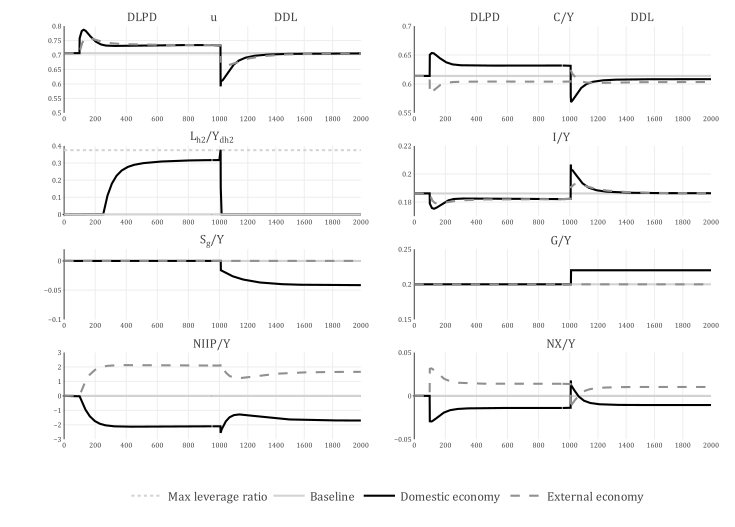

Reproduce this figure in R.
library(plotly)

# Load the data
load(here::here("R/simulated_series_for_plots_follow_up_paper"))

t <- list(family = "cambria")

# Annotations for subplots
u <- list(
  text = "DLPD                 u                  DDL",
  font = list(size = 12),
  xref = "paper",
  yref = "paper",
  yanchor = "bottom",
  xanchor = "center",
  align = "center",
  x = 0.5,
  y = 1,
  showarrow = FALSE)

C_Y <- list(
  text = "DLPD                 C/Y                  DDL",
  font = list(size = 12),
  xref = "paper",
  yref = "paper",
  yanchor = "bottom",
  xanchor = "center",
  align = "center",
  x = 0.5,
  y = 1,
  showarrow = FALSE)

I_Y <- list(
  text = "I/Y",
  font = list(size = 12),
  xref = "paper",
  yref = "paper",
  yanchor = "bottom",
  xanchor = "center",
  align = "center",
  x = 0.5,
  y = 1,
  showarrow = FALSE)

G_Y <- list(
  text = "G/Y",
  font = list(size = 12),
  xref = "paper",
  yref = "paper",
  yanchor = "bottom",
  xanchor = "center",
  align = "center",
  x = 0.5,
  y = 1,
  showarrow = FALSE)

NX_Y <- list(
  text = "NX/Y",
  font = list(size = 12),
  xref = "paper",
  yref = "paper",
  yanchor = "bottom",
  xanchor = "center",
  align = "center",
  x = 0.5,
  y = 1,
  showarrow = FALSE)

S_g_Y <- list(
  text = "S<sub>g</sub>/Y",
  font = list(size = 12),
  xref = "paper",
  yref = "paper",
  yanchor = "bottom",
  xanchor = "center",
  align = "center",
  x = 0.5,
  y = 1,
  showarrow = FALSE)

L_Yh2 <- list(
  text = "L<sub>h2</sub>/Y<sub>dh2</sub>",
  font = list(size = 12),
  xref = "paper",
  yref = "paper",
  yanchor = "bottom",
  xanchor = "center",
  align = "center",
  x = 0.5,
  y = 1,
  showarrow = FALSE)

NIIP_Y <- list(
  text = "NIIP/Y",
  font = list(size = 12),
  xref = "paper",
  yref = "paper",
  yanchor = "bottom",
  xanchor = "center",
  align = "center",
  x = 0.5,
  y = 1,
  showarrow = FALSE)

# Utilization rate
p_u_before <- plot_ly() %>% 
  add_trace(x = 0:(nrow(d4)-3),
            y = tail(d1$u, 1),
            type = "scatter",
            mode = "lines",
            name = "u<sub>baseline</sub>",
            line = list(color = "lightgrey")) %>% 
  add_trace(x = 1:950,#0:(nrow(d4)-1),
            y = d4$u[1:950],
            type = "scatter",
            mode = "lines",
            line = list(color = "black"),
            name = "u") %>% 
  add_trace(x = 1:950,#0:(nrow(d4)-1),
            y = d4$ux[1:950],
            type = "scatter",
            mode = "lines",
            line = list(color = "rgb(144,144,144)",
                        dash = "dash"),
            name = "u<sub>x</sub>") %>%
  layout(xaxis = list(range = c(-10, 950),
                      tickfont = list(size = 7)),
         yaxis = list(range = c(0.5, 0.8),
                      tickfont = list(size = 7),
                      dtick = 0.05),
         showlegend = TRUE,
         hovermode = "compare")

p_u_after <- plot_ly() %>% 
  add_trace(x = 0:(nrow(d4)-3),
            y = tail(d1$u, 1),
            type = "scatter",
            mode = "lines",
            name = "u<sub>baseline</sub>",
            line = list(color = "lightgrey")) %>% 
  add_trace(x = 950:2000,#0:(nrow(d4)-1),
            y = d4$u[950:2000],
            type = "scatter",
            mode = "lines",
            line = list(color = "black"),
            name = "u") %>% 
  add_trace(x = 950:2000,#0:(nrow(d4)-1),
            y = d4$ux[950:2000],
            type = "scatter",
            mode = "lines",
            line = list(color = "rgb(144,144,144)",
                        dash = "dash"),
            name = "u<sub>x</sub>") %>%
  layout(xaxis = list(range = c(945, 2000),
                      dtick = 200,
                      tickfont = list(size = 7)),
         yaxis = list(range = c(0.5, 0.8),
                      tickfont = list(size = 7),
                      showticklabels = FALSE,
                      dtick = 0.05),
         showlegend = TRUE,
         hovermode = "compare")

sub_plots_p_u <- subplot(style(p_u_before, showlegend = FALSE),
                         p_u_after,
                         nrows = 1, margin = 0.00, titleY = T, titleX = T) %>% 
  layout(annotations = u,
         font = t)

# Consumption share
p_C_before <- plot_ly() %>% 
  add_trace(x = 0:(nrow(d4)-3),
            y = tail(d1$C_Y, 1),
            type = "scatter",
            mode = "lines",
            name = "Baseline",
            line = list(color = "lightgrey")) %>% 
  add_trace(x = 1:950,#0:(nrow(d4)-1),
            y = d4$C_Y[1:950],
            type = "scatter",
            mode = "lines",
            line = list(color = "black"),
            name = "C/Y") %>% 
  add_trace(x = 1:950,#0:(nrow(d4)-1),
            y = d4$C_Yx[1:950],
            type = "scatter",
            mode = "lines",
            line = list(color = "rgb(144,144,144)",
                        dash = "dash"),
            name = "C/Y<sub>x</sub>") %>%
  layout(xaxis = list(range = c(-10, 950),
                      tickfont = list(size = 7)),
         yaxis = list(range = c(0.55, 0.7),
                      tickfont = list(size = 7)),
         showlegend = TRUE,
         hovermode = "compare")

p_C_after <- plot_ly() %>% 
  add_trace(x = 0:(nrow(d4)-3),
            y = tail(d1$C_Y, 1),
            type = "scatter",
            mode = "lines",
            name = "Baseline",
            line = list(color = "lightgrey")) %>% 
  add_trace(x = 950:2000,#0:(nrow(d4)-1),
            y = d4$C_Y[950:2000],
            type = "scatter",
            mode = "lines",
            line = list(color = "black"),
            name = "C/Y") %>% 
  add_trace(x = 950:2000,#0:(nrow(d4)-1),
            y = d4$C_Yx[950:2000],
            type = "scatter",
            mode = "lines",
            line = list(color = "rgb(144,144,144)",
                        dash = "dash"),
            name = "C/Y<sub>x</sub>") %>%
  layout(xaxis = list(range = c(945, 2000),
                      dtick = 200,
                      tickfont = list(size = 7)),
         yaxis = list(range = c(0.55, 0.7),
                      showticklabels = FALSE,
                      tickfont = list(size = 7)),
         showlegend = TRUE,
         hovermode = "compare")

sub_plots_p_C <- subplot(style(p_C_before, showlegend = FALSE),
                         p_C_after,
                         nrows = 1, margin = 0.00, titleY = T, titleX = T) %>% 
  layout(annotations = C_Y)

# Investment share
p_I_before <- plot_ly() %>%
  add_trace(x = 0:(nrow(d4)-3),
            y = tail(d1$I_Y, 1),
            type = "scatter",
            mode = "lines",
            name = "I/Y<sub>baseline</sub>",
            line = list(color = "lightgrey")) %>% 
  add_trace(x = 1:950,#0:(nrow(d4)-1),
            y = d4$I_Y[1:950],
            type = "scatter",
            mode = "lines",
            line = list(color = "black"),
            name = "I/Y") %>% 
  add_trace(x = 1:950,#0:(nrow(d4)-1),
            y = d4$I_Yx[1:950],
            type = "scatter",
            mode = "lines",
            line = list(color = "rgb(144,144,144)",
                        dash = "dash"),
            name = "I/Y<sub>x</sub>") %>%
  layout(xaxis = list(range = c(-10, 950),
                      tickfont = list(size = 7)),
         yaxis = list(range = c(0.17, 0.22),
                      tickfont = list(size = 7)),
         showlegend = TRUE,
         hovermode = "compare")

# Investment share
p_I_after <- plot_ly() %>%
  add_trace(x = 0:(nrow(d4)-3),
            y = tail(d1$I_Y, 1),
            type = "scatter",
            mode = "lines",
            name = "I/Y<sub>baseline</sub>",
            line = list(color = "lightgrey")) %>% 
  add_trace(x = 950:2000,#0:(nrow(d4)-1),
            y = d4$I_Y[950:2000],
            type = "scatter",
            mode = "lines",
            line = list(color = "black"),
            name = "I/Y") %>% 
  add_trace(x = 950:2000,#0:(nrow(d4)-1),
            y = d4$I_Yx[950:2000],
            type = "scatter",
            mode = "lines",
            line = list(color = "rgb(144,144,144)",
                        dash = "dash"),
            name = "I/Y<sub>x</sub>") %>%
  layout(xaxis = list(range = c(945, 2000),
                      dtick = 200,
                      tickfont = list(size = 7)),
         yaxis = list(range = c(0.17, 0.22),
                      showticklabels = FALSE,
                      tickfont = list(size = 7)),
         showlegend = TRUE,
         hovermode = "compare")

sub_plots_p_I <- subplot(style(p_I_before, showlegend = FALSE),
                         p_I_after,
                         nrows = 1, margin = 0.00, titleY = T, titleX = T) %>% 
  layout(annotations = I_Y)

# Government share
p_G_before <- plot_ly() %>% 
  add_trace(x = 1:950,
            y = 0.2,
            type = "scatter",
            mode = "lines",
            name = "G/Y<sub>baseline</sub>",
            line = list(color = "lightgrey")) %>% 
  add_trace(x = 1:950,#0:(nrow(d4)-1),
            y = round(d4$G_Y[1:950], digits = 2),
            type = "scatter",
            mode = "lines",
            line = list(color = "black"),
            name = "G/Y") %>% 
  add_trace(x = 1:950,#0:(nrow(d4)-1),
            y = round(d4$G_Yx[1:950], digits = 2),
            type = "scatter",
            mode = "lines",
            line = list(color = "rgb(144,144,144)",
                        dash = "dash"),
            name = "G/Y<sub>x</sub>") %>%
  layout(xaxis = list(range = c(-10, 950),
                      tickfont = list(size = 7)),
         yaxis = list(range = c(0.15, 0.25), 
                      tickfont = list(size = 7)),
         showlegend = TRUE,
         hovermode = "compare")

p_G_after <- plot_ly() %>% 
  add_trace(x = 950:2000,
            y = 0.2,
            type = "scatter",
            mode = "lines",
            name = "G/Y<sub>baseline</sub>",
            line = list(color = "lightgrey")) %>% 
  add_trace(x = 950:2000,#0:(nrow(d4)-1),
            y = round(d4$G_Y[950:2000], digits = 2),
            type = "scatter",
            mode = "lines",
            line = list(color = "black"),
            name = "G/Y") %>% 
  add_trace(x = 950:2000,#0:(nrow(d4)-1),
            y = round(d4$G_Yx[950:2000], digits = 2),
            type = "scatter",
            mode = "lines",
            line = list(color = "rgb(144,144,144)",
                        dash = "dash"),
            name = "G/Y<sub>x</sub>") %>%
  layout(xaxis = list(range = c(945, 2000),
                      dtick = 200,
                      tickfont = list(size = 7)),
         yaxis = list(range = c(0.15, 0.25),
                      showticklabels = FALSE,
                      tickfont = list(size = 7)),
         showlegend = TRUE,
         hovermode = "compare")

sub_plots_p_G <- subplot(style(p_G_before, showlegend = FALSE),
                         p_G_after,
                         nrows = 1, margin = 0.00, titleY = T, titleX = T) %>% 
  layout(annotations = G_Y)

# Net export share
p_NX_before <- plot_ly() %>% 
  add_trace(x = 0:(nrow(d4)-3),
            y = tail(d1$NX_Y, 1),
            type = "scatter",
            mode = "lines",
            name = "Baseline",
            line = list(color = "lightgrey")) %>% 
  add_trace(x = 1:950,#0:(nrow(d4)-1),
            y = d4$NX_Y[1:950],
            type = "scatter",
            mode = "lines",
            line = list(color = "black"),
            name = "Domestic economy") %>% # NX/Y 
  add_trace(x = 1:950,#0:(nrow(d4)-1),
            y = d4$NX_Yx[1:950],
            type = "scatter",
            mode = "lines",
            line = list(color = "rgb(144,144,144)",
                        dash = "dash"),
            name = "External economy") %>% # NX/Y<sub>x</sub>
  layout(xaxis = list(range = c(-10, 950),
                      tickfont = list(size = 7)),
         yaxis = list(range = c(-0.05, 0.05),
                      tickfont = list(size = 7),
                      dtick = 0.05),
         showlegend = TRUE,
         hovermode = "compare")

p_NX_after <- plot_ly() %>% 
  add_trace(x = 0:(nrow(d4)-3),
            y = tail(d1$NX_Y, 1),
            type = "scatter",
            mode = "lines",
            name = "Baseline",
            line = list(color = "lightgrey")) %>% 
  add_trace(x = 950:2000,#0:(nrow(d4)-1),
            y = d4$NX_Y[950:2000],
            type = "scatter",
            mode = "lines",
            line = list(color = "black"),
            name = "Domestic economy") %>% # NX/Y 
  add_trace(x = 950:2000,#0:(nrow(d4)-1),
            y = d4$NX_Yx[950:2000],
            type = "scatter",
            mode = "lines",
            line = list(color = "rgb(144,144,144)",
                        dash = "dash"),
            name = "External economy") %>% # NX/Y<sub>x</sub>
  layout(xaxis = list(range = c(945, 2000),
                      dtick = 200,
                      tickfont = list(size = 7)),
         yaxis = list(range = c(-0.05, 0.05),
                      showticklabels = FALSE,
                      tickfont = list(size = 7),
                      dtick = 0.05),
         showlegend = TRUE,
         hovermode = "compare")

sub_plots_p_NX <- subplot(style(p_NX_before, showlegend = FALSE),
                          p_NX_after,
                          nrows = 1, margin = 0.00, titleY = T, titleX = T) %>% 
  layout(annotations = NX_Y)

# NIIP share
p_NIIP_before <- plot_ly() %>% 
  add_trace(x = 0:(nrow(d4)-3),
            y = 0,
            type = "scatter",
            mode = "lines",
            name = "Baseline",
            line = list(color = "lightgrey")) %>% 
  add_trace(x = 1:950,#0:(nrow(d4)-1),
            y = d4$NIIP_Y[1:950],
            type = "scatter",
            mode = "lines",
            line = list(color = "black"),
            name = "Domestic economy") %>% 
  add_trace(x = 1:950,#0:(nrow(d4)-1),
            y = d4$NIIP_Yx[1:950],
            type = "scatter",
            mode = "lines",
            line = list(color = "rgb(144,144,144)",
                        dash = "dash"),
            name = "External economy") %>% 
  layout(xaxis = list(range = c(-10, 950),
                      tickfont = list(size = 7)),
         yaxis = list(range = c(-3, 3),
                      tickfont = list(size = 7),
                      dtick = 1),
         showlegend = TRUE,
         hovermode = "compare")

p_NIIP_after <- plot_ly() %>% 
  add_trace(x = 0:(nrow(d4)-3),
            y = 0,
            type = "scatter",
            mode = "lines",
            name = "Baseline",
            line = list(color = "lightgrey")) %>% 
  add_trace(x = 950:2000,#0:(nrow(d4)-1),
            y = d4$NIIP_Y[950:2000],
            type = "scatter",
            mode = "lines",
            line = list(color = "black"),
            name = "Domestic economy") %>% 
  add_trace(x = 950:2000,#0:(nrow(d4)-1),
            y = d4$NIIP_Yx[950:2000],
            type = "scatter",
            mode = "lines",
            line = list(color = "rgb(144,144,144)",
                        dash = "dash"),
            name = "External economy") %>% 
  layout(xaxis = list(range = c(945, 2000),
                      dtick = 200,
                      tickfont = list(size = 7)),
         yaxis = list(range = c(-3, 3),
                      showticklabels = FALSE,
                      tickfont = list(size = 7),
                      dtick = 1),
         showlegend = TRUE,
         hovermode = "compare")

sub_plots_p_NIIP <- subplot(style(p_NIIP_before, showlegend = FALSE),
                            p_NIIP_after,
                            nrows = 1, margin = 0.00, titleY = T, titleX = T) %>% 
  layout(annotations = NIIP_Y)

# Deficit
p_S_g_Y_before <- plot_ly() %>% 
  add_trace(x = 0:(nrow(d4)-3),
            y = 0,
            type = "scatter",
            mode = "lines",
            name = "Baseline",
            line = list(color = "lightgrey")) %>% 
  add_trace(x = 1:950,#0:(nrow(d4)-1),
            y = d4$S_g[1:950],
            type = "scatter",
            mode = "lines",
            line = list(color = "black"),
            name = "S_g / Y") %>% 
  add_trace(x = 1:950,#0:(nrow(d4)-1),
            y = d4$S_gx[1:950],
            type = "scatter",
            mode = "lines",
            line = list(color = "rgb(144,144,144)",
                        dash = "dash"),
            name = "S_g / Y") %>% 
  layout(xaxis = list(range = c(-10, 950),
                      tickfont = list(size = 7)),
         yaxis = list(range = c(-0.1, 0.02), 
                      tickfont = list(size = 7)),
         showlegend = TRUE,
         hovermode = "compare")

p_S_g_Y_after <- plot_ly() %>% 
  add_trace(x = 0:(nrow(d4)-3),
            y = 0,
            type = "scatter",
            mode = "lines",
            name = "Baseline",
            line = list(color = "lightgrey")) %>% 
  add_trace(x = 950:2000,#0:(nrow(d4)-1),
            y = d4$S_g[950:2000],
            type = "scatter",
            mode = "lines",
            line = list(color = "black"),
            name = "S_g / Y") %>% 
  add_trace(x = 950:2000,#0:(nrow(d4)-1),
            y = d4$S_gx[950:2000],
            type = "scatter",
            mode = "lines",
            line = list(color = "rgb(144,144,144)",
                        dash = "dash"),
            name = "S_g / Y") %>% 
  layout(xaxis = list(range = c(945, 2000),
                      dtick = 200,
                      tickfont = list(size = 7)),
         yaxis = list(range = c(-0.1, 0.02),
                      showticklabels = FALSE,
                      tickfont = list(size = 7)),
         showlegend = TRUE,
         hovermode = "compare")

sub_plots_p_S_g_Y <- subplot(style(p_S_g_Y_before, showlegend = FALSE),
                             p_S_g_Y_after,
                             nrows = 1, margin = 0.00, titleY = T, titleX = T) %>% 
  layout(annotations = S_g_Y)

# Debt to income ratio
p_L_Yh2_before <- plot_ly() %>% 
  add_trace(x = 0:(nrow(d4)-1),
            y = 0.375,
            type = "scatter",
            mode = "lines",
            name = "Max leverage ratio",
            showlegend = TRUE,
            line = list(color = "lightgrey", 
                        dash = "dot")) %>% 
  add_trace(x = 1:950,#0:(nrow(d4)-1),
            y = d4$L_Yh2[1:950],
            type = "scatter",
            mode = "lines",
            showlegend = FALSE,
            line = list(color = "black"),
            name = "(L/Y)<sub>h2</sub>") %>% 
  add_trace(x = 0:(nrow(d4)-3),
            y = 0,
            type = "scatter",
            mode = "lines",
            name = "Baseline",
            showlegend = FALSE,
            line = list(color = "lightgrey")) %>% 
  layout(xaxis = list(range = c(-10, 950),
                      tickfont = list(size = 7)),
         yaxis = list(range = c(-0.01, 0.4), 
                      tickfont = list(size = 7)),
         showlegend = FALSE,
         hovermode = "compare")

p_L_Yh2_after <- plot_ly() %>% 
  add_trace(x = 0:(nrow(d4)-1),
            y = 0.375,
            type = "scatter",
            mode = "lines",
            name = "Max leverage ratio",
            showlegend = TRUE,
            line = list(color = "lightgrey", 
                        dash = "dot")) %>% 
  add_trace(x = 950:2000,#0:(nrow(d4)-1),
            y = d4$L_Yh2[950:2000],
            type = "scatter",
            mode = "lines",
            showlegend = FALSE,
            line = list(color = "black"),
            name = "(L/Y)<sub>h2</sub>") %>% 
  add_trace(x = 0:(nrow(d4)-3),
            y = 0,
            type = "scatter",
            mode = "lines",
            name = "Baseline",
            showlegend = FALSE,
            line = list(color = "lightgrey")) %>% 
  layout(xaxis = list(range = c(945, 2000),
                      dtick = 200,
                      tickfont = list(size = 7)),
         yaxis = list(range = c(-0.01, 0.4),
                      showticklabels = FALSE,
                      tickfont = list(size = 7)),
         showlegend = FALSE,
         hovermode = "compare")

sub_plots_p_L_Yh2 <- subplot(style(p_L_Yh2_before, showlegend = FALSE),
                             p_L_Yh2_after,
                             nrows = 1, margin = 0.00, titleY = T, titleX = T) %>% 
  layout(annotations = L_Yh2)

sub_plots <- subplot(style(sub_plots_p_u, showlegend = FALSE),
                     style(sub_plots_p_C, showlegend = FALSE),
                     sub_plots_p_L_Yh2,
                     style(sub_plots_p_I, showlegend = FALSE),
                     style(sub_plots_p_S_g_Y, showlegend = FALSE),
                     style(sub_plots_p_G, showlegend = FALSE),
                     sub_plots_p_NIIP,
                     style(sub_plots_p_NX, showlegend = FALSE),
                     nrows = 4, 
                     margin = 0.04, 
                     titleY = T, 
                     titleX = T) %>%
  layout(legend = list(x = 0.5,
                       orientation = "h",
                       xanchor = "center",
                       font = list(size = 12))) %>%
  config(displayModeBar = F)

sub_plots

# orca(
#   sub_plots,
#   file = "R/plots/figure4_alternative.pdf"
# )
